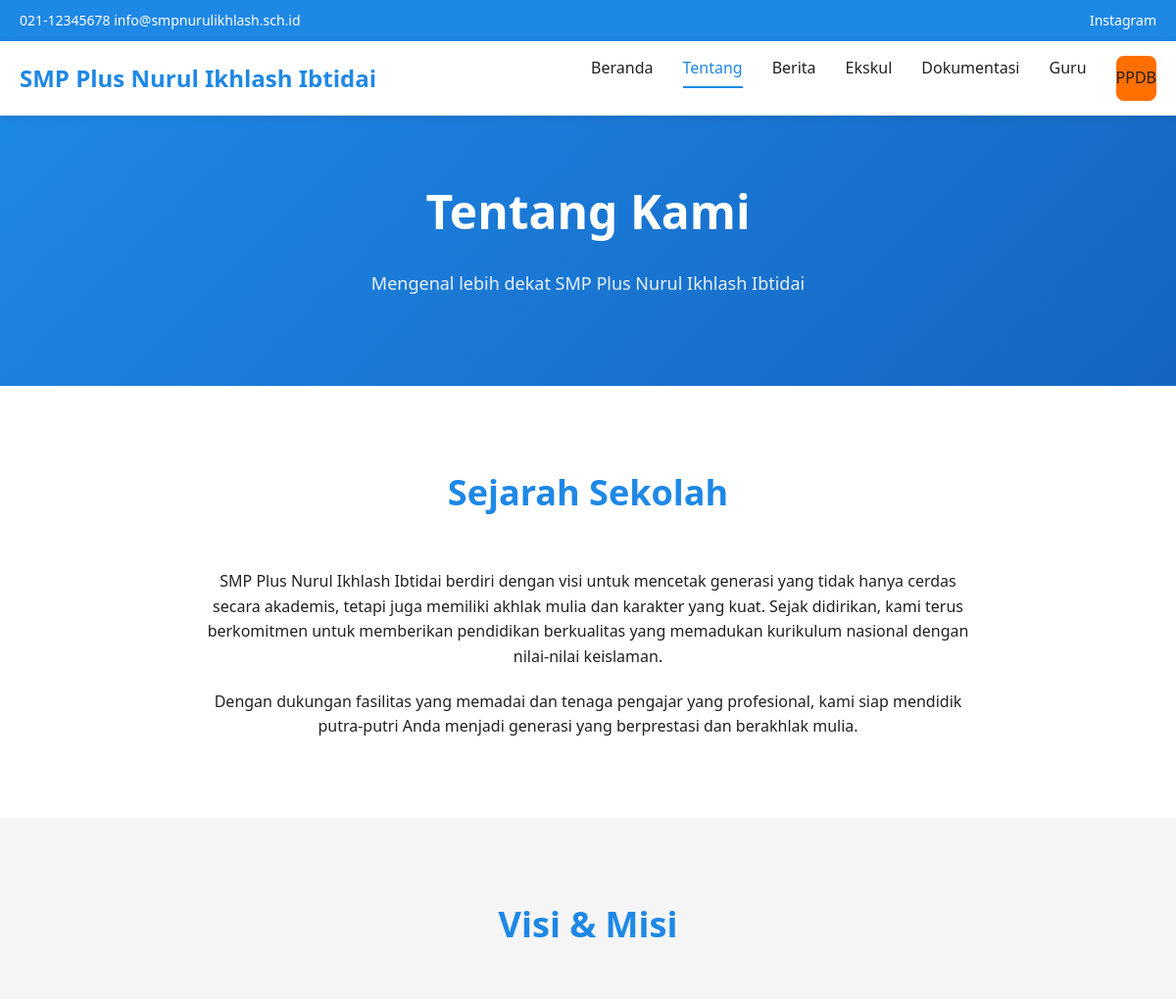
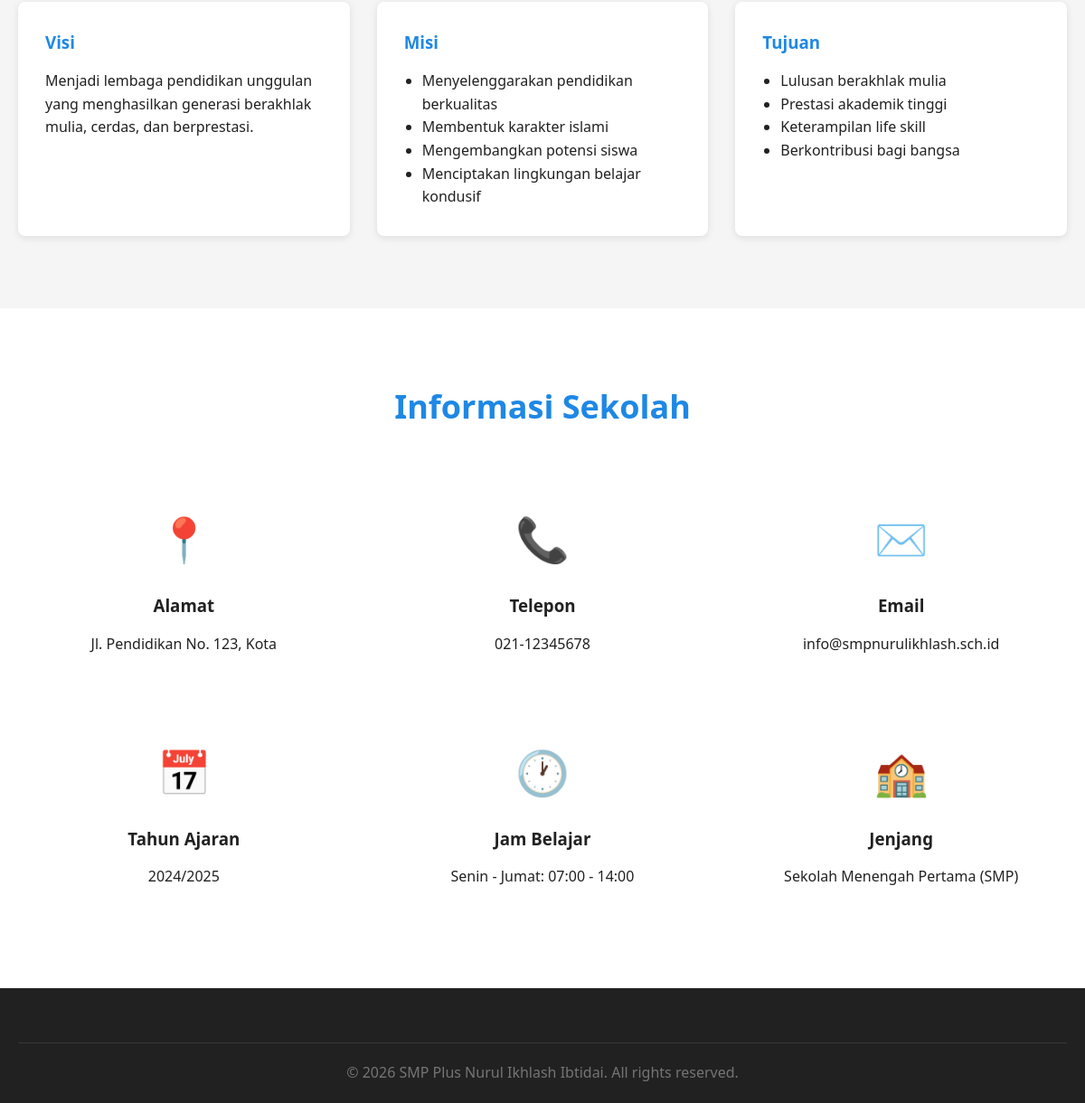
Screenshot of /pages/tentang.php with the database file from the repository (2 pictures, top to bottom).
### tables this page shows
CREATE TABLE IF NOT EXISTS pengaturan (
    id INT AUTO_INCREMENT PRIMARY KEY,
    nama_pengaturan VARCHAR(100) NOT NULL UNIQUE,
    nilai TEXT NOT NULL,
    keterangan VARCHAR(255),
    updated_at TIMESTAMP DEFAULT CURRENT_TIMESTAMP ON UPDATE CURRENT_TIMESTAMP
);

### includes/functions.php (called while the page is built, shortened)
<?php
function get_pengaturan($nama) {
    $sql = "SELECT nilai FROM pengaturan WHERE nama_pengaturan = '$nama'";
    $result = query($sql);
    $row = fetch_assoc($result);
    return $row ? $row['nilai'] : '';
}
?>

### includes/db.php (called while the page is built, shortened)
<?php
try {
    $conn = new mysqli(DB_HOST, DB_USER, DB_PASS, DB_NAME);
    $conn->set_charset("utf8mb4");
} catch (Exception $e) {
    die("Error: " . $e->getMessage());
}
function query($sql) {
    global $conn;
    $result = $conn->query($sql);
    return $result;
}
function fetch_assoc($result) {
    return $result->fetch_assoc();
}
?>

### pages/tentang.php (the view, shortened to what this page needs)
<?php
require_once '../includes/db.php';
require_once '../includes/functions.php';
$nama_sekolah = get_pengaturan('nama_sekolah');
$alamat_sekolah = get_pengaturan('alamat_sekolah');
$no_telepon = get_pengaturan('no_telepon');
$email_sekolah = get_pengaturan('email_sekolah');
$tahun_ajaran = get_pengaturan('tahun_ajaran');
?>
<!DOCTYPE html>
<html lang="id">
<head>
    <link rel="stylesheet" href="../assets/css/style.css">
</head>
<body>
    <div class="top-bar">
        <div class="container">
            <div>
                <span><i class="icon-phone"></i> <?php echo $no_telepon; ?></span>
                <span><i class="icon-email"></i> <?php echo $email_sekolah; ?></span>
            </div>
            <div>
                <a href="<?php echo get_pengaturan('instagram'); ?>" target="_blank">Instagram</a>
            </div>
        </div>
    </div>
    <header>
        <div class="navbar">
            <div class="container">
                <div class="logo">
                    <a href="../index.php"><?php echo $nama_sekolah; ?></a>
                </div>
                <ul class="nav-menu" id="primary-navigation">
                    <li><a href="../index.php">Beranda</a></li>
                    <li><a href="tentang.php" class="active">Tentang</a></li>
                    <li><a href="berita.php">Berita</a></li>
                    <li><a href="ekskul.php">Ekskul</a></li>
                    <li><a href="dokumentasi.php">Dokumentasi</a></li>
                    <li><a href="guru.php">Guru</a></li>
                    <li><a href="ppdb.php" class="btn btn-primary">PPDB</a></li>
                </ul>
            </div>
        </div>
    </header>
    <section class="hero" style="padding: 60px 0;">
        <div class="container">
            <h1>Tentang Kami</h1>
            <p>Mengenal lebih dekat <?php echo $nama_sekolah; ?></p>
        </div>
    </section>
    <section class="features">
        <div class="container">
            <div class="section-title">
                <h2>Sejarah Sekolah</h2>
            </div>
            <div style="max-width: 800px; margin: 0 auto; text-align: center;">
                <p style="margin-bottom: 20px;">
                    <?php echo $nama_sekolah; ?> berdiri dengan visi untuk mencetak generasi yang tidak hanya cerdas secara akademis,
                    tetapi juga memiliki akhlak mulia dan karakter yang kuat. Sejak didirikan, kami terus berkomitmen untuk
                    memberikan pendidikan berkualitas yang memadukan kurikulum nasional dengan nilai-nilai keislaman.
                </p>
                <p>
                    Dengan dukungan fasilitas yang memadai dan tenaga pengajar yang profesional, kami siap mendidik
                    putra-putri Anda menjadi generasi yang berprestasi dan berakhlak mulia.
                </p>
            </div>
        </div>
    </section>
    <section style="background: var(--light-color);">
        <div class="container">
            <div class="section-title">
                <h2>Visi & Misi</h2>
            </div>
            <div class="grid-3">
                <div class="card" style="padding: 30px;">
                    <h3 style="color: var(--primary-color); margin-bottom: 15px;">Visi</h3>
                    <p>Menjadi lembaga pendidikan unggulan yang menghasilkan generasi berakhlak mulia, cerdas, dan berprestasi.</p>
                </div>
                <div class="card" style="padding: 30px;">
                    <h3 style="color: var(--primary-color); margin-bottom: 15px;">Misi</h3>
                    <ul style="margin-left: 20px;">
                        <li>Menyelenggarakan pendidikan berkualitas</li>
                        <li>Membentuk karakter islami</li>
                        <li>Mengembangkan potensi siswa</li>
                        <li>Menciptakan lingkungan belajar kondusif</li>
                    </ul>
                </div>
                <div class="card" style="padding: 30px;">
                    <h3 style="color: var(--primary-color); margin-bottom: 15px;">Tujuan</h3>
                    <ul style="margin-left: 20px;">
                        <li>Lulusan berakhlak mulia</li>
                        <li>Prestasi akademik tinggi</li>
                        <li>Keterampilan life skill</li>
                        <li>Berkontribusi bagi bangsa</li>
                    </ul>
                </div>
            </div>
        </div>
    </section>
    <section class="features">
        <div class="container">
            <div class="section-title">
                <h2>Informasi Sekolah</h2>
            </div>
            <div class="grid-3">
                <div class="feature-item">
                    <div class="feature-icon">📍</div>
                    <h3>Alamat</h3>
                    <p><?php echo $alamat_sekolah; ?></p>
                </div>
                <div class="feature-item">
                    <div class="feature-icon">📞</div>
                    <h3>Telepon</h3>
                    <p><?php echo $no_telepon; ?></p>
                </div>
                <div class="feature-item">
                    <div class="feature-icon">✉️</div>
                    <h3>Email</h3>
                    <p><?php echo $email_sekolah; ?></p>
                </div>
                <div class="feature-item">
                    <div class="feature-icon">📅</div>
                    <h3>Tahun Ajaran</h3>
                    <p><?php echo $tahun_ajaran; ?></p>
                </div>
                <div class="feature-item">
                    <div class="feature-icon">🕐</div>
                    <h3>Jam Belajar</h3>
                    <p>Senin - Jumat: 07:00 - 14:00</p>
                </div>
                <div class="feature-item">
                    <div class="feature-icon">🏫</div>
                    <h3>Jenjang</h3>
                    <p>Sekolah Menengah Pertama (SMP)</p>
                </div>
            </div>
        </div>
    </section>
    <footer>
        <div class="container">
            <div class="footer-bottom">
                <p>&copy; <?php echo date('Y'); ?> <?php echo $nama_sekolah; ?>. All rights reserved.</p>
            </div>
        </div>
    </footer>
</body>
</html>

### assets/css/style.css (style rules this page uses)
* { margin: 0; padding: 0; box-sizing: border-box; }
:root { --primary-color: #1e88e5; --secondary-color: #1565c0; --accent-color: #ff6f00; --success-color: #43a047; --danger-color: #e53935; --warning-color: #fb8c00; --dark-color: #212121; --light-color: #f5f5f5; --white: #ffffff; --gray: #757575; --border-radius: 8px; --shadow: 0 2px 8px rgba(0,0,0,0.1); --transition: all 0.3s ease; }
body { font-family: 'Segoe UI', Tahoma, Geneva, Verdana, sans-serif; line-height: 1.6; color: var(--dark-color); background-color: var(--light-color); }
a { text-decoration: none; color: inherit; transition: var(--transition); }
.container { max-width: 1200px; margin: 0 auto; padding: 0 20px; }
header { background: var(--white); box-shadow: var(--shadow); position: sticky; top: 0; z-index: 1000; }
.top-bar { background: var(--primary-color); color: var(--white); padding: 10px 0; font-size: 14px; }
.top-bar .container { display: flex; justify-content: space-between; align-items: center; }
.top-bar a { color: var(--white); margin-left: 20px; }
.navbar { padding: 15px 0; }
.navbar .container { display: flex; justify-content: space-between; align-items: center; }
.logo { font-size: 24px; font-weight: bold; color: var(--primary-color); }
.nav-menu { display: flex; list-style: none; gap: 30px; }
.nav-menu a { color: var(--dark-color); font-weight: 500; padding: 10px 0; position: relative; }
.nav-menu a:hover, .nav-menu a.active { color: var(--primary-color); }
.nav-menu a::after { content: ''; position: absolute; bottom: 0; left: 0; width: 0; height: 2px; background: var(--primary-color); transition: var(--transition); }
.nav-menu a:hover::after, .nav-menu a.active::after { width: 100%; }
.hero { background: linear-gradient(135deg, var(--primary-color), var(--secondary-color)); color: var(--white); padding: 100px 0; text-align: center; }
.hero h1 { font-size: 48px; margin-bottom: 20px; }
.hero p { font-size: 18px; margin-bottom: 30px; opacity: 0.9; }
.btn { display: inline-block; padding: 12px 30px; border-radius: var(--border-radius); font-weight: 600; cursor: pointer; border: none; transition: var(--transition); }
.btn-primary { background: var(--accent-color); color: var(--white); }
section { padding: 80px 0; }
.section-title { text-align: center; margin-bottom: 50px; }
.section-title h2 { font-size: 36px; color: var(--primary-color); margin-bottom: 15px; }
.card { background: var(--white); border-radius: var(--border-radius); box-shadow: var(--shadow); overflow: hidden; transition: var(--transition); }
.grid-3 { display: grid; grid-template-columns: repeat(auto-fit, minmax(300px, 1fr)); gap: 30px; }
.features { background: var(--white); }
.feature-item { text-align: center; padding: 30px; }
.feature-icon { font-size: 48px; color: var(--primary-color); margin-bottom: 20px; }
.feature-item h3 { margin-bottom: 15px; }
footer { background: var(--dark-color); color: var(--white); padding: 60px 0 20px; }
.footer-bottom { text-align: center; padding-top: 20px; border-top: 1px solid rgba(255,255,255,0.1); color: var(--gray); }

### rows the page displays
pengaturan: nilai "021-12345678"
pengaturan: nilai "info@smpnurulikhlash.sch.id"
pengaturan: nilai "SMP Plus Nurul Ikhlash Ibtidai"
pengaturan: nilai "Jl. Pendidikan No. 123, Kota"
pengaturan: nilai "2024/2025"
